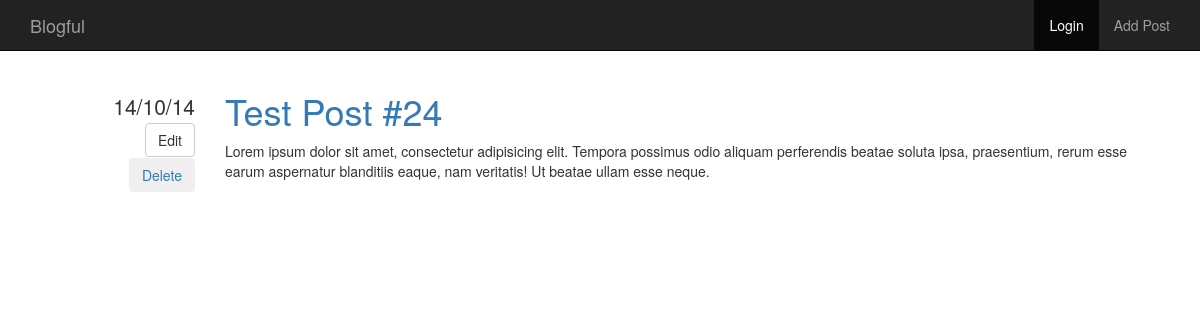
The page /post/25 on the database its author committed.
### blog/models.py (models this page shows)
class Post(Base):
	__tablename__ = "posts"
	id = Column(Integer, Sequence("post_id_sequence"), primary_key=True)
	title = Column(String(1024))
	content = Column(Text)
	datetime = Column(DateTime, default=datetime.datetime.now)
	author_id = Column(Integer, ForeignKey("users.id"))

### blog/views.py (the view)
@app.route('/post/<int:id>')
def view_single_post(id):
	post = session.query(Post).filter(Post.id == id).one()
	return render_template('post.html',
		post=post
		)

### blog/filters.py (called while the page is built)
@app.template_filter()
def dateformat(date, format):
	if not date:
		return None
	return date.strftime(format)

### blog/templates/post.html
{% import "macros.html" as macros %}
{% extends "base.html" %}
{% block content %}
{{ macros.render_post(post)}}
{% endblock %}

### blog/templates/macros.html (shortened to what this page needs)
{% macro render_post(post) %}
<div class="row">
	<div class="col-md-2 text-right metadata">
		<ul class="list-unstyled">
			<li>
				{{post.datetime | dateformat("%d/%m/%y") }}
			</li>
			<li>
				<a href="{{ url_for('edit_post_get', id=post.id) }} "><button type="button" class="btn btn-default">Edit</button></a>
			</li>
			<li>
				<a href="{{ url_for('delete_post_get', id=post.id) }} "><button type="button" class="btn btn-inverse">Delete</button></a>
			</li>
		</ul>
	</div>
	<div class="col-md-10">
		<h1 class="undecorate">
			<a href="{{ url_for('view_single_post', id=post.id) }}">{{ post.title }}</a>
		</h1>
		{{ post.content | safe }}
	</div>
</div>
{% endmacro %}

### blog/static/css/main.css (style rules this page uses)
div.metadata { margin-top: 20px; font-size: 1.5em; }
.undecorate a { text-decoration: none; }

### rows shown on the page
Post: datetime "14/10/14", title "Test Post #24", content "Lorem ipsum dolor sit amet, consectetur adipisicing elit. Tempora possimus odio aliquam perferendis beatae soluta ipsa, praesentium, rerum esse earum aspernatur blanditiis eaque, nam veritatis! Ut beatae ullam esse neque."
